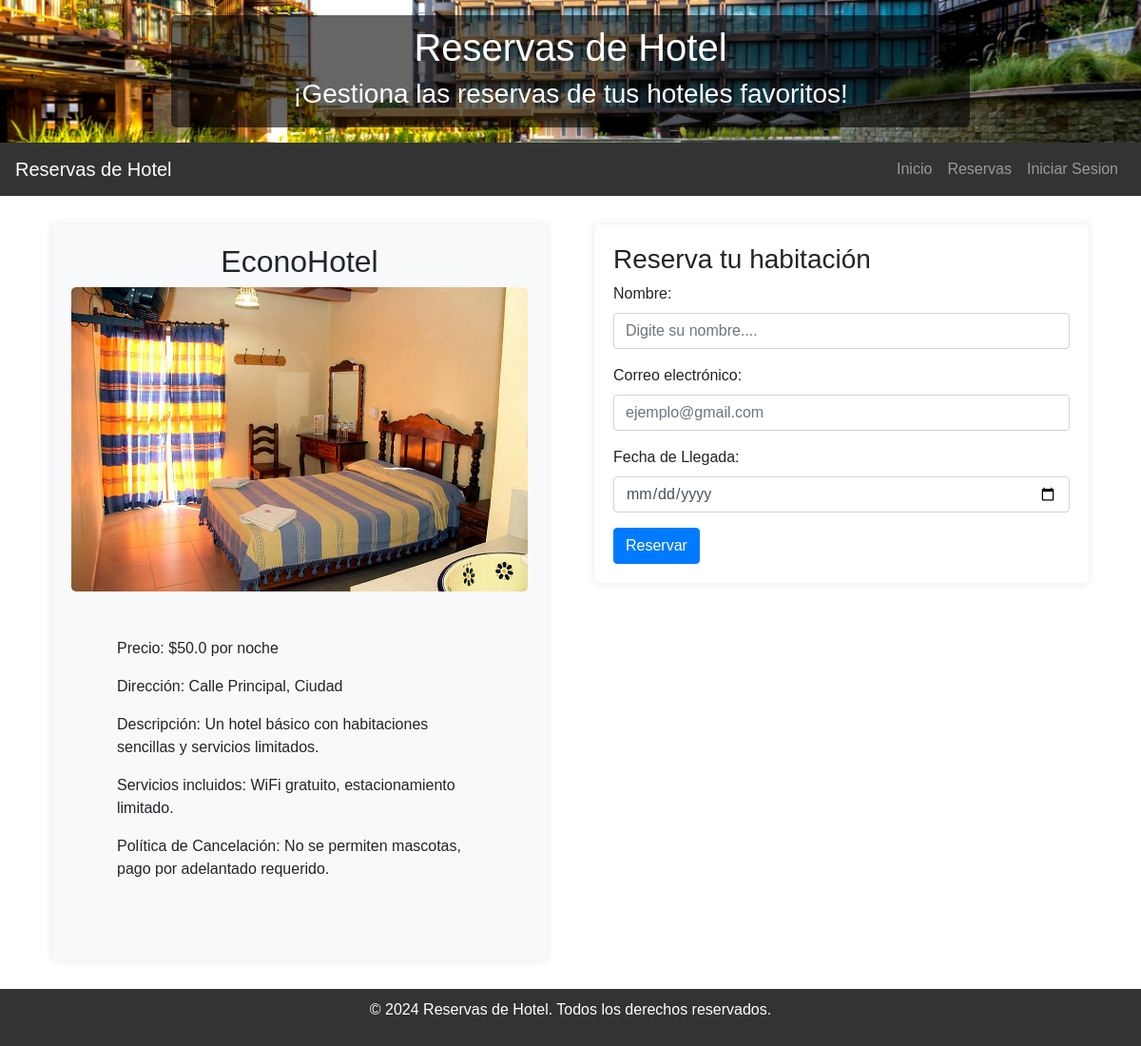
The page /home/hotel/una/1/ on the database its author committed.
### reservas/models.py (models this page shows, shortened)
class Encabezado(models.Model):
    titulo = models.CharField(max_length = 200)
    subtitulo = models.CharField(max_length = 200)
    fondo = models.ImageField(upload_to = 'imagenes', null = True, blank = True)

class HotelesUnaEstrella(models.Model):
    imagen = models.ImageField(upload_to='imagenes', null=True, blank=True)
    nombre = models.CharField(max_length=200)
    precio = models.FloatField()
    direccion = models.CharField(max_length=200)
    descripcion = models.TextField()
    servicios = models.CharField(max_length=400)
    politica = models.CharField(max_length=400)

### reservas/views.py (the view)
# urls.py: path('home/hotel/<str:categoria>/<int:id>/', views.detallesHotel, name='detallesHotel'),
def detallesHotel(request, categoria, id):
    model_mapping = {
        'una': models.HotelesUnaEstrella,
        'dos': models.HotelesDosEstrellas,
        'tres': models.HotelesTresEstrellas,
        'cuatro': models.HotelesCuatroEstrellas,
        'cinco': models.HotelesCincoEstrellas
    }
    HotelModel = model_mapping.get(categoria)
    print(categoria)
    if not HotelModel:
        return HttpResponse("Categoría no válida", status=404)
    hotel = get_object_or_404(HotelModel, id=id)
    mensaje = models.Encabezado.objects.first()
    if request.method == 'POST':
        form = ReservationForm(request.POST)
        if request.user.is_authenticated:
            if form.is_valid():
                reserva = form.save(commit=False)
                setattr(reserva, f'hotel_{categoria}_estrella', hotel)
                reserva.user = request.user
                reserva.save()
                return redirect('index')
        return redirect('signin')
    else:
        form = ReservationForm()
    return render(request, 'detallesHotel.html', {'hotel': hotel, 'form': form, 'mensaje': mensaje})

### reservas/forms.py
class ReservationForm(forms.ModelForm):
    class Meta:
        model = Reservation
        fields = ['nombre', 'correo', 'fechaLlegada']

### reservas/templates/detallesHotel.html (shortened to what this page needs)
{% extends 'layouts/base.html' %}
{% block content %}
    <main>
        <div class="container">
            <div class="row">
                <div class="col-md-6 d-flex">
                    <div class="hotel-details">
                        <h2>{{ hotel.nombre }}</h2>
                        <img src="{{ hotel.imagen.url }}" alt="Hotel 1" class="hotel-image">
                        <div class="details m-5">
                            <p>Precio: ${{ hotel.precio }} por noche</p>
                            <p>Dirección: {{ hotel.direccion }}</p>
                            <p>Descripción: {{ hotel.descripcion }}</p>
                            <p>Servicios incluidos: {{ hotel.servicios }}</p>
                            <p>Política de Cancelación: {{ hotel.politica }}</p>
                        </div>
                    </div>
                </div>
                <div class="col-md-6">
                    <div class="reservation-form">
                        <h3>Reserva tu habitación</h3>
                        <form method="post">
                            <div class="mb-3">
                                {{ form.nombre.label_tag }}
                                {{ form.nombre }}
                            </div>
                            <div class="mb-3">
                                {{ form.correo.label_tag }}
                                {{ form.correo }}
                            </div>
                            <div class="mb-3">
                                {{ form.fechaLlegada.label_tag }}
                                {{ form.fechaLlegada }}
                            </div>
                            <button type="submit" class="btn btn-primary">Reservar</button>
                        </form>
                    </div>
                </div>
            </div>
        </div>
    </main>
{% endblock %}

### reservas/templates/layouts/base.html (shortened to what this page needs)
<!DOCTYPE html>
<html lang="en">
<head>
    <link href="https://maxcdn.bootstrapcdn.com/bootstrap/4.5.2/css/bootstrap.min.css" rel="stylesheet">
</head>
<body>
    <header>
        <div class="content">
            <div class="Titulo">
                <h1>{{ mensaje.titulo }}</h1>
            </div>
            <div class="subtitulo">
                <h3>{{ mensaje.subtitulo }}</h3>
            </div>
        </div>
    </header>
    <nav class="navbar navbar-expand-lg navbar-dark">
        <a class="navbar-brand" href="#">Reservas de Hotel</a>
        <div class="collapse navbar-collapse" id="navbarNav">
            <ul class="navbar-nav ml-auto">
                <li class="nav-item">
                    <a class="nav-link" href="/home">Inicio</a>
                </li>
                <li class="nav-item">
                    <a class="nav-link" href="{% url 'reservations' %}">Reservas</a>
                </li>
                {% if user.is_authenticated %}
                <li class="nav-item">
                    <a class="nav-link" href="/logout">Cerrar Sesion</a>
                </li>
                {% else %}
                <li class="nav-item">
                    <a class="nav-link" href="/signin">Iniciar Sesion</a>
                </li>
                {% endif %}
            </ul>
        </div>
    </nav>
    {% block content %}
    {% endblock %}
    <footer>
        <p>&copy; 2024 Reservas de Hotel. Todos los derechos reservados.</p>
    </footer>
</body>
</html>

### reservas/templates/detallesHotel.html (style rules this page uses)
main { padding: 20px; }
.hotel-details { display: flex; align-items: center; justify-content: space-between; padding: 20px; margin: 20px; background-color: #f8f9fa; border-radius: 5px; box-shadow: 0 0 10px rgba(0, 0, 0, 0.1); }
.hotel-details .details { flex: 1; padding-left: 20px; }
.hotel-image { max-width: 100%; height: auto; border-radius: 5px; }
.reservation-form { background-color: #ffffff; padding: 20px; margin: 20px; border-radius: 5px; box-shadow: 0 0 10px rgba(0, 0, 0, 0.1); }
@media (max-width: 1480px) { .hotel-details, .reservation-form { flex-direction: column; align-items: center; margin: 10px; } }
@media (max-width: 1480px) { .hotel-details .details { padding-left: 0; text-align: start; } }

### rows shown on the page
Encabezado: titulo "Reservas de Hotel", subtitulo "¡Gestiona las reservas de tus hoteles favoritos!"
HotelesUnaEstrella: nombre "EconoHotel", imagen (picture), precio "50.0", direccion "Calle Principal, Ciudad", descripcion "Un hotel básico con habitaciones sencillas y servicios limitados.", servicios "WiFi gratuito, estacionamiento limitado.", politica "No se permiten mascotas, pago por adelantado requerido."
